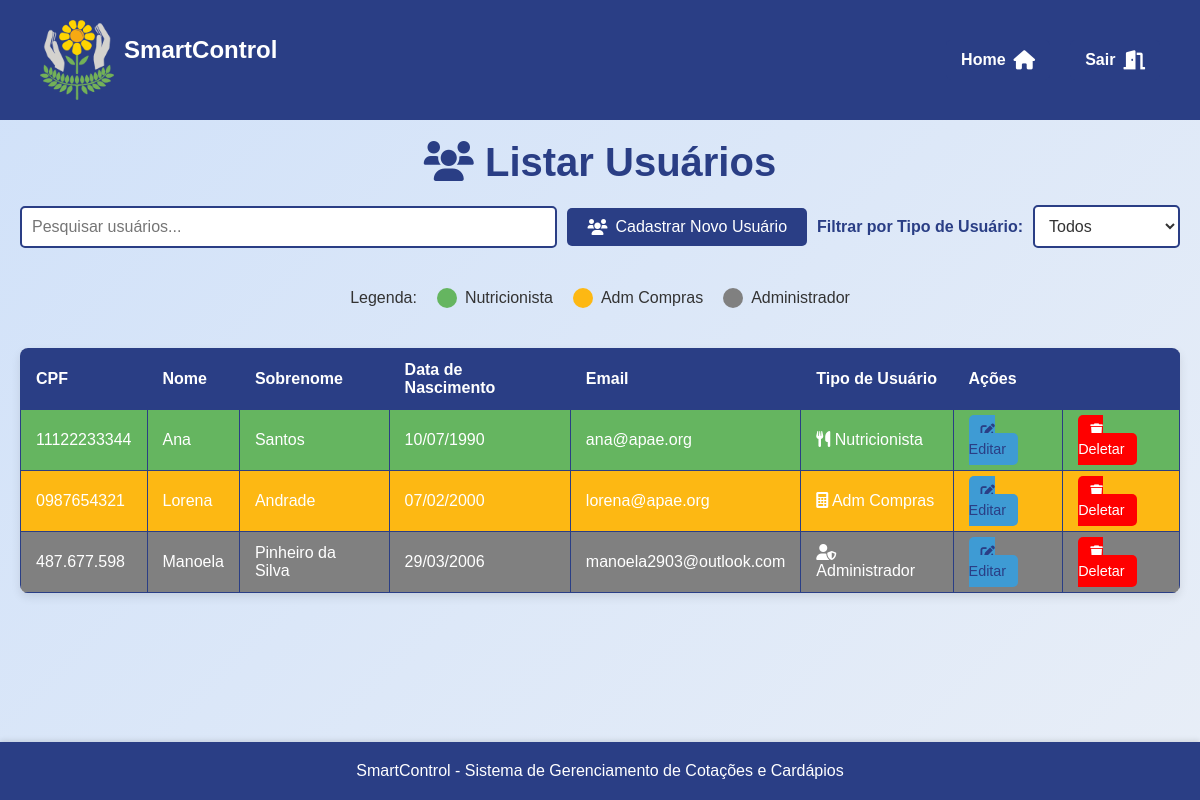
Page /assets/view/pages/usuario/listarUsuario/listarUsuario.php (signed in) on the committed database.
### tables this page shows
CREATE TABLE `usuarios` (
  `id` int(11) NOT NULL,
  `cpf` varchar(11) NOT NULL,
  `nome` varchar(100) NOT NULL,
  `sobrenome` varchar(100) NOT NULL,
  `data_nascimento` date NOT NULL,
  `endereco` varchar(255) DEFAULT NULL,
  `telefone` varchar(15) DEFAULT NULL,
  `email` varchar(100) NOT NULL,
  `senha` varchar(255) NOT NULL,
  `tipo_usuario` enum('administrador','contador','nutricionista') NOT NULL,
  `crn` varchar(20) DEFAULT NULL,
  `data_criacao` timestamp NOT NULL DEFAULT current_timestamp()
);

### assets/model/pdo/DataBase.php (called while the page is built, shortened)
<?php
class Database {
    private $host = 'localhost';
    private $dbname = 'sistema_apae';
    private $username = 'root';
    private $password = '';
    public $conn;
    public function __construct()
    {
        try {
            $this->conn = new PDO("mysql:host=$this->host;dbname=$this->dbname", $this->username, $this->password);
            $this->conn->setAttribute(PDO::ATTR_ERRMODE, PDO::ERRMODE_EXCEPTION);
        } catch (PDOException $exception) {
            echo "Erro na conexão: " . $exception->getMessage();
        }
    }
    public function read($table, $columns = "*", $id = null, $where = null) {
        $sql = "SELECT $columns FROM $table";
        try {
            $stmt = $this->conn->prepare($sql);
            $stmt->execute();
            return $stmt->fetchAll(PDO::FETCH_ASSOC);
        } catch (PDOException $exception) {
            echo "Erro ao ler: " . $exception->getMessage();
            return false;
        }
    }
}
?>

### assets/controller/userController.php (called while the page is built, shortened)
<?php
require_once __DIR__ . '/../model/Usuario.php';
require_once __DIR__ . '/../model/pdo/DataBase.php';
class ControladorUsuarios
{
    private $banco;
    public function __construct() {
        $this->banco = new DataBase;
    }
    public function listarUsuarios()
    {
        $usuarioBanco = $this->banco->read("usuarios");
        foreach($usuarioBanco as $usuario)
        {
            switch ($usuario['tipo_usuario']) {
                case 'nutricionista':
                    $usuarios[] = new Nutricionista($usuario['id'], $usuario['cpf'], $usuario['crn'], $usuario['nome'], $usuario['sobrenome'], $usuario['data_nascimento'], $usuario['endereco'], $usuario['telefone'], $usuario['email'], $usuario['senha'],$usuario['tipo_usuario']);
                    break;
                case 'contador':
                    $usuarios[] = new Contador($usuario['id'], $usuario['cpf'], $usuario['nome'], $usuario['sobrenome'], $usuario['data_nascimento'], $usuario['endereco'], $usuario['telefone'], $usuario['email'], $usuario['senha'],$usuario['tipo_usuario']);
                    break;
                case 'administrador':
                    $usuarios[] = new Administrador($usuario['id'], $usuario['cpf'], $usuario['nome'], $usuario['sobrenome'], $usuario['data_nascimento'], $usuario['endereco'], $usuario['telefone'], $usuario['email'], $usuario['senha'],$usuario['tipo_usuario']);
                    break;
            }
        }
        return $usuarios;
    }
}
?>

### assets/model/Usuario.php (called while the page is built, shortened)
<?php
abstract class Usuario {
    protected $id;
    protected $cpf;
    protected $nome;
    protected $sobrenome;
    protected $dataNasc;
    protected $email;
    protected $tipo_usuario;
    public function __construct($id, $cpf, $nome, $sobrenome, $dataNasc, $endereco, $telefone, $email, $senha,$tipo_usuario) {
        $this->id = $id;
        $this->cpf = $cpf;
        $this->nome = $nome;
        $this->sobrenome = $sobrenome;
        $this->dataNasc = $dataNasc;
        $this->email = $email;
        $this->tipo_usuario = $tipo_usuario;
    }
    public function getId() {
        return $this->id;
    }
    public function getCpf() {
        return $this->cpf;
    }
    public function getNome() {
        return $this->nome;
    }
    public function getSobrenome() {
        return $this->sobrenome;
    }
    public function getDataNasc() {
        return $this->dataNasc;
    }
    public function getEmail() {
        return $this->email;
    }
    public function getTipoUsuario() {
        return $this->tipo_usuario;
    }
}
?>

### assets/view/pages/global.php (called while the page is built)
<?php
function converterDataParaBR($data) {
    $dataArray = explode('-', $data);
    return $dataArray[2] . '/' . $dataArray[1] . '/' . $dataArray[0];
}
?>

### assets/view/pages/usuario/listarUsuario/listarUsuario.php (the view, shortened to what this page needs)
<?php
require_once __DIR__ . "/../../../../controller/userController.php";
require_once __DIR__ . "/../../../../controller/pageController.php";
require_once __DIR__ . "/../../global.php";
$controler = new ControladorUsuarios();
?>
<!DOCTYPE html>
<html lang="pt-BR">
<head>
    <link rel="stylesheet" href="../../styles/ListarStyle.css">
    <link rel="stylesheet" href="https://cdnjs.cloudflare.com/ajax/libs/font-awesome/6.0.0-beta3/css/all.min.css">
</head>
<body>
<main>
    <h1> <i class="fas fa-users"></i> Listar Usuários</h1>
    <section class="search">
        <input type="text" id="search-input" name="search" placeholder="Pesquisar usuários..." onkeyup="searchUsers()">
        <section class="add-user">
            <a href="../cadastroUsuario/register_user.php" class="add-user-btn">
                <i class="fas fa-users"></i> Cadastrar Novo Usuário
            </a>
        </section>
        <section class="filter">
            <label for="tipo-usuario" class="filter-label">Filtrar por Tipo de Usuário:</label>
            <select id="tipo-usuario" name="tipo-usuario" onchange="filterUsersBySelect()" aria-label="Filtrar usuários por tipo">
                <option value="">Todos</option>
            </select>
        </section>
    </section>
    <section class="legend">
        <span>Legenda: </span>
        <section class="legend-item">
            <div class="legend-color legend-nutricionista"></div>
            <span>Nutricionista</span>
        </section>
        <section class="legend-item">
            <div class="legend-color legend-contador"></div>
            <span>Adm Compras</span>
        </section>
        <section class="legend-item">
            <div class="legend-color legend-administrador"></div>
            <span>Administrador</span>
        </section>
    </section>
    <table>
        <thead>
            <tr>
                <th>CPF</th>
                <th>Nome</th>
                <th>Sobrenome</th>
                <th>Data de Nascimento</th>
                <th>Email</th>
                <th>Tipo de Usuário</th>
                <th colspan="2">Ações</th>
            </tr>
        </thead>
        <tbody id="user-table-body">
            <?php
            $usuarios = $controler->listarUsuarios();
            usort($usuarios, function($a, $b) {
                return strcmp($a->getNome(), $b->getNome());
            });
            if ($usuarios) {
                foreach ($usuarios as $usuario) {
                    $classeUsuario = '';
                    $iconeUsuario = '';
                    switch ($usuario->getTipoUsuario()) {
                        case 'administrador':
                            $classeUsuario = 'administrador';
                            $iconeUsuario = '<i class="fas fa-user-shield"></i>';
                            break;
                        case 'nutricionista':
                            $classeUsuario = 'nutricionista';
                            $iconeUsuario = '<i class="fas fa-utensils"></i>';
                            break;
                        case 'contador':
                            $classeUsuario = 'contador';
                            $iconeUsuario = '<i class="fas fa-calculator"></i>';
                            break;
                    }
                    $tipo = $usuario->getTipoUsuario() === "contador" ? 'Adm Compras' : ucfirst($usuario->getTipoUsuario());
                    echo "<tr class='{$classeUsuario}'>";
                    echo "<td>{$usuario->getCpf()}</td>";
                    echo "<td>{$usuario->getNome()}</td>";
                    echo "<td>{$usuario->getSobrenome()}</td>";
                    echo "<td>".converterDataParaBR($usuario->getDataNasc())."</td>";
                    echo "<td>{$usuario->getEmail()}</td>";
                    echo "<td>{$iconeUsuario} {$tipo}</td>";
                    echo "<td><a href='../editarUsuario/editUsuario.php?id={$usuario->getId()}' class='acao-editar'><i class='fas fa-edit'></i> Editar</a></td>";
                    echo "<td><a href='#' class='acao-deletar' onclick='confirmDelete({$usuario->getId()}, \"{$usuario->getNome()}\")'><i class='fas fa-trash'></i> Deletar</a></td>";
                    echo "</tr>";
                }
            } else {
                echo "<tr><td colspan='8'>Nenhum usuário cadastrado</td></tr>";
            }
            ?>
        </tbody>
    </table>
</main>
</body>
</html>

### assets/view/pages/styles/ListarStyle.css (style rules this page uses)
h1 { font-size: 2.5rem; color: var(--darkblue); text-align: center; margin-bottom: 20px; }
.search { display: flex; justify-content: space-between; align-items: center; margin-bottom: 20px; gap: 10px; }
#search-input { flex: 1; padding: 10px; font-size: 1rem; border: 2px solid var(--darkblue); border-radius: 5px; outline: none; transition: border-color 0.3s ease; }
.add-product-btn, .add-user-btn, .add-quote-btn { display: inline-flex; align-items: center; gap: 8px; padding: 10px 20px; background-color: var(--darkblue); color: var(--white); border-radius: 5px; text-decoration: none; font-size: 1rem; transition: background-color 0.3s ease, transform 0.2s ease; }
table { width: 100%; border-collapse: collapse; margin: 20px 0; font-size: 1rem; text-align: left; background-color: var(--white); border-radius: 8px; overflow: hidden; box-shadow: 0 4px 10px rgba(0, 0, 0, 0.1); }
table thead tr { background-color: var(--darkblue); color: var(--white); font-weight: bold; }
table th, table td { padding: 12px 15px; border: 1px solid var(--darkblue); }
.acao-editar, .acao-deletar { padding: 8px 12px; border-radius: 5px; text-decoration: none; font-size: 0.9rem; transition: background-color 0.3s ease, transform 0.2s ease; }
.acao-editar { background-color: var(--lightblue); color: var(--darkblue); }
.acao-deletar { background-color: var(--red); color: var(--white); }
.legend { display: flex; align-items: center; justify-content: center; gap: 20px; margin: 20px 0; }
.legend-item { display: flex; align-items: center; gap: 8px; }
.legend-color { width: 20px; height: 20px; border-radius: 50%; }
.legend-nutricionista { background-color: var(--green); }
.legend-contador { background-color: var(--orange); }
.legend-administrador { background-color: #808080; }
.filter { display: flex; align-items: center; gap: 10px; }
.filter-label { font-size: 1rem; color: var(--darkblue); font-weight: bold; }
#categoria, #tipo-usuario, #ramo { padding: 10px; font-size: 1rem; border: 2px solid var(--darkblue); border-radius: 5px; background-color: var(--white); color: var(--darkgray); transition: border-color 0.3s ease; }
tr.administrador { background-color: #808080; color: var(--white); }
tr.nutricionista { background-color: var(--green); color: var(--white); }
tr.contador { background-color: var(--orange); color: var(--white); }

### assets/view/pages/global.css (style rules this page uses)
* { margin: 0; padding: 0; box-sizing: border-box; font-family: 'Arial', sans-serif; }
:root { --yellow: #fbde04; --lightyellow: #f9e79f; --lightgray: #bebcaf; --orange: #fdb813; --darkblue: #2a3e85; --green: #65b560; --lightblue: #3e9bd4; --superlightblue: #d0e1f9; --red: #ff0000; --darkred: #c9302c; --white: #ffffff; --black: #000000; --darkgray: #333333; --lightwhite:#e8eef7; --superdarkblue: #324a89; --gray: #555555; }
body { font-family: 'Arial', sans-serif; display: flex; flex-direction: column; min-height: 100vh; margin: 0; background: linear-gradient(135deg, var(--superlightblue) 0%, var(--lightwhite) 100%); color: var(--darkgray); }
main { flex: 1; display: flex; flex-direction: column; justify-content: flex-start; padding: 20px; }

### rows in the picture
usuarios: cpf "11122233344", nome "Ana", sobrenome "Santos", data_nascimento "10/07/1990", email "ana@apae.org", tipo_usuario "Nutricionista"
usuarios: cpf "0987654321", nome "Lorena", sobrenome "Andrade", data_nascimento "07/02/2000", email "lorena@apae.org", tipo_usuario "Adm Compras"
usuarios: cpf "487.677.598", nome "Manoela", sobrenome "Pinheiro da Silva", data_nascimento "29/03/2006", email "manoela2903@outlook.com", tipo_usuario "Administrador"
